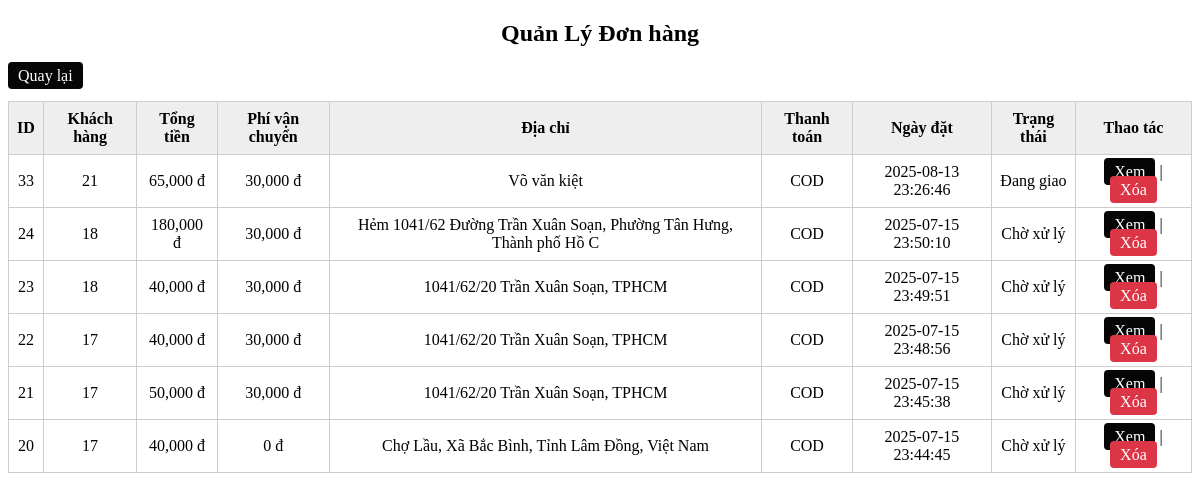
The page /admin/orders/index (signed in) on the database its author committed.
### tables this page shows
CREATE TABLE `donhang` (
  `id_order` int(11) NOT NULL,
  `id_user` int(11) NOT NULL,
  `ngaydat` datetime NOT NULL,
  `tongtien` decimal(10,0) NOT NULL,
  `trangthai` varchar(50) NOT NULL DEFAULT 'Chờ xử lý',
  `diachi` varchar(65) NOT NULL,
  `sdt` varchar(15) NOT NULL,
  `phivanchuyen` decimal(10,0) NOT NULL,
  `thanhtoan` varchar(65) NOT NULL,
  `ghichu` text DEFAULT NULL,
  `magiamgia` varchar(50) DEFAULT NULL,
  `giamgia` decimal(12,2) DEFAULT 0.00
);

### app/controllers/Admin/OrdersController.php (called while the page is built, shortened)
<?php
class OrdersController {
    protected $orderModel;
    public function __construct($db) {
        $this->orderModel = new Order($db);
    }
    public function index() {
        $orders = $this->orderModel->getAll();
        require_once __DIR__ . '/../../views/admin/orders/index.php';
    }
}

### app/models/Order.php (called while the page is built, shortened)
<?php
class Order {
    private $conn;
    public function __construct($conn) {
        $this->conn = $conn;
    }
    public function getAll() {
        $sql = "SELECT * FROM donhang ORDER BY id_order DESC";
        $result = $this->conn->query($sql);
        $orders = [];
        while ($row = $result->fetch_assoc()) {
            $orders[] = $row;
        }
        return $orders;
    }
}

### app/views/admin/orders/index.php (the view, shortened to what this page needs)
<!DOCTYPE html>
<html lang="vi">
<head>
</head>
<body>
<h2>Quản Lý Đơn hàng</h2>
<p><a href="/coffee/admin/admindashboard" class="button">Quay lại</a></p>
<table border="1" cellpadding="8" cellspacing="0" width="100%">
    <thead>
        <tr>
            <th>ID</th>
            <th>Khách hàng</th>
            <th>Tổng tiền</th>
            <th>Phí vận chuyển</th>
            <th>Địa chỉ</th>
            <th>Thanh toán</th>
            <th>Ngày đặt</th>
            <th>Trạng thái</th>
            <th>Thao tác</th>
        </tr>
    </thead>
    <tbody>
    <?php if (!empty($orders)): ?>
        <?php foreach ($orders as $order): ?>
        <tr>
            <td><?= $order['id_order'] ?></td>
            <td><?= htmlspecialchars($order['id_user'])?></td>
            <td><?= number_format($order['tongtien']) ?> đ</td>
            <td><?= number_format($order['phivanchuyen']) ?> đ</td>
            <td><?= htmlspecialchars($order['diachi']) ?></td>
            <td><?= htmlspecialchars($order['thanhtoan']) ?></td>
            <td><?= htmlspecialchars($order['ngaydat']) ?></td>
            <td><?= htmlspecialchars($order['trangthai']) ?></td>
            <td>
                  <a href="/coffee/admin/orders/view/<?= $order['id_order'] ?>" class="button">Xem</a> |
                <a href="/coffee/admin/orders/delete/<?= $order['id_order'] ?>" onclick="return confirm('Bạn có chắc muốn xóa đơn hàng này?')" class="button delete">Xóa</a>
        </td>
        </tr>
        <?php endforeach; ?>
    <?php else: ?>
        <tr><td colspan="9">Chưa có đơn hàng nào.</td></tr>
    <?php endif; ?>
    </tbody>
</table>
</body>
</html>

### app/views/admin/orders/index.php (style rules this page uses)
h2 { text-align: center; }
table { width: 100%; border-collapse: collapse; }
th, td { border: 1px solid #ccc; padding: 8px; text-align: center; }
th { background: #eee; }
a.button { padding: 5px 10px; background: #060606ff; color: white; text-decoration: none; border-radius: 4px; }
a.button.delete { background: #dc3545; }

### rows shown on the page
donhang: id_order "33", id_user "21", tongtien "65,000", phivanchuyen "30,000", diachi "Võ văn kiệt", thanhtoan "COD", ngaydat "2025-08-13 23:26:46", trangthai "Đang giao"
donhang: id_order "24", id_user "18", tongtien "180,000", phivanchuyen "30,000", diachi "Hẻm 1041/62 Đường Trần Xuân Soạn, Phường Tân Hưng, Thành phố Hồ C", thanhtoan "COD", ngaydat "2025-07-15 23:50:10", trangthai "Chờ xử lý"
donhang: id_order "23", id_user "18", tongtien "40,000", phivanchuyen "30,000", diachi "1041/62/20 Trần Xuân Soạn, TPHCM", thanhtoan "COD", ngaydat "2025-07-15 23:49:51", trangthai "Chờ xử lý"
donhang: id_order "22", id_user "17", tongtien "40,000", phivanchuyen "30,000", diachi "1041/62/20 Trần Xuân Soạn, TPHCM", thanhtoan "COD", ngaydat "2025-07-15 23:48:56", trangthai "Chờ xử lý"
donhang: id_order "21", id_user "17", tongtien "50,000", phivanchuyen "30,000", diachi "1041/62/20 Trần Xuân Soạn, TPHCM", thanhtoan "COD", ngaydat "2025-07-15 23:45:38", trangthai "Chờ xử lý"
donhang: id_order "20", id_user "17", tongtien "40,000", phivanchuyen "0", diachi "Chợ Lầu, Xã Bắc Bình, Tỉnh Lâm Đồng, Việt Nam", thanhtoan "COD", ngaydat "2025-07-15 23:44:45", trangthai "Chờ xử lý"
